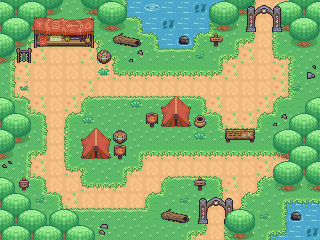

Tiled map render using the project's own tile images. Description and the map definition, with tile-layer contents summarised, below:
An orthogonal 20x15 tile map with 16x16 px tiles, 18 tile layers (ground, path, deco path, deco water, ...), 7 tilesets and 49 objects (Coins1, Coins2, Coins3, Keys1, Keys2, ...).

<map version="1.10" tiledversion="1.12.2" orientation="orthogonal" renderorder="right-down" width="20" height="15" tilewidth="16" tileheight="16" infinite="0" nextlayerid="28" nextobjectid="119">
 <tileset firstgid="1" source="forest.tsx" />
 <tileset firstgid="209" source="forest_terrain.tsx" />
 <tileset firstgid="465" source="forest_object.tsx" />
 <tileset firstgid="721" source="item.tsx" />
 <tileset firstgid="864" source="props.tsx" />
 <tileset firstgid="1007" source="props2.tsx" />
 <tileset firstgid="1062" source="rumah.tsx" />
 <layer id="2" name="ground" width="20" height="15">
  <data>[300 cells, 300 non-empty, 1 distinct tile ids]</data>
 </layer>
 <layer id="3" name="path" width="20" height="15">
  <data>[300 cells, 253 non-empty, 3 distinct tile ids]</data>
 </layer>
 <layer id="7" name="deco path" width="20" height="15">
  <data>[300 cells, 155 non-empty, 1 distinct tile ids]</data>
 </layer>
 <layer id="5" name="deco water" width="20" height="15">
  <data>[300 cells, 23 non-empty, 3 distinct tile ids]</data>
 </layer>
 <layer id="4" name="grass" width="20" height="15">
  <data>[300 cells, 134 non-empty, 12 distinct tile ids]</data>
 </layer>
 <layer id="14" name="deco grass" width="20" height="15">
  <data>[300 cells, 220 non-empty, 2 distinct tile ids]</data>
 </layer>
 <layer id="18" name="gerbang satu" width="20" height="15">
  <data>[300 cells, 6 non-empty, 6 distinct tile ids]</data>
 </layer>
 <layer id="13" name="pohon minus dua" width="20" height="15">
  <data>[300 cells, 4 non-empty, 4 distinct tile ids]</data>
 </layer>
 <layer id="11" name="pohon minus" width="20" height="15">
  <data>[300 cells, 12 non-empty, 4 distinct tile ids]</data>
 </layer>
 <layer id="10" name="pohon nol" width="20" height="15">
  <data>[300 cells, 30 non-empty, 4 distinct tile ids]</data>
 </layer>
 <layer id="8" name="pohon satu" width="20" height="15">
  <data>[300 cells, 26 non-empty, 4 distinct tile ids]</data>
 </layer>
 <layer id="9" name="pohon dua" width="20" height="15">
  <data>[300 cells, 22 non-empty, 4 distinct tile ids]</data>
 </layer>
 <layer id="12" name="pohon tiga" width="20" height="15">
  <data>[300 cells, 2 non-empty, 2 distinct tile ids]</data>
 </layer>
 <layer id="15" name="rumput batu" width="20" height="15">
  <data>[300 cells, 17 non-empty, 7 distinct tile ids]</data>
 </layer>
 <layer id="19" name="gerbang dua" width="20" height="15">
  <data>[300 cells, 5 non-empty, 5 distinct tile ids]</data>
 </layer>
 <layer id="16" name="bangunan" width="20" height="15">
  <data>[300 cells, 16 non-empty, 12 distinct tile ids]</data>
 </layer>
 <layer id="17" name="deco item" width="20" height="15">
  <data>[300 cells, 15 non-empty, 12 distinct tile ids]</data>
 </layer>
 <layer id="22" name="Foreground" width="20" height="15">
  <data>[300 cells, 3 non-empty, 2 distinct tile ids]</data>
 </layer>
 <objectgroup id="23" name="Coins">
  <object id="105" name="Coins1" x="239.667" y="176" />
  <object id="106" name="Coins2" x="64.3333" y="184.333" />
  <object id="107" name="Coins3" x="48" y="80" />
 </objectgroup>
 <objectgroup id="24" name="Keys">
  <object id="108" name="Keys1" x="150.822" y="171.242" />
  <object id="109" name="Keys2" x="51.1" y="132.002" />
 </objectgroup>
 <objectgroup id="26" name="Chests">
  <object id="110" name="Chest1" x="126.924" y="225.197" />
  <object id="111" name="Chest2" x="111.576" y="111.788" />
 </objectgroup>
 <objectgroup id="27" name="Gameplay">
  <object id="114" name="Monkey" type="enemy" x="243" y="86" width="16" height="16">
   <properties>
    <property name="patrolMaxY" value="170" />
    <property name="patrolMinY" value="120" />
   </properties>
  </object>
  <object id="116" name="PlayerSpawn" type="spawn" x="210" y="208" width="12" height="20" />
  <object id="117" name="ExchangeTable" type="exchange" x="33" y="48" width="25" height="22">
   <properties>
    <property name="coinCost" type="int" value="3" />
   </properties>
  </object>
  <object id="118" name="Exit" type="exit" x="254" y="4" width="19" height="16" />
 </objectgroup>
 <objectgroup id="21" name="Collision">
  <!-- 38 objects omitted --></objectgroup>
</map>
<!-- 38 of 49 objects omitted -->
